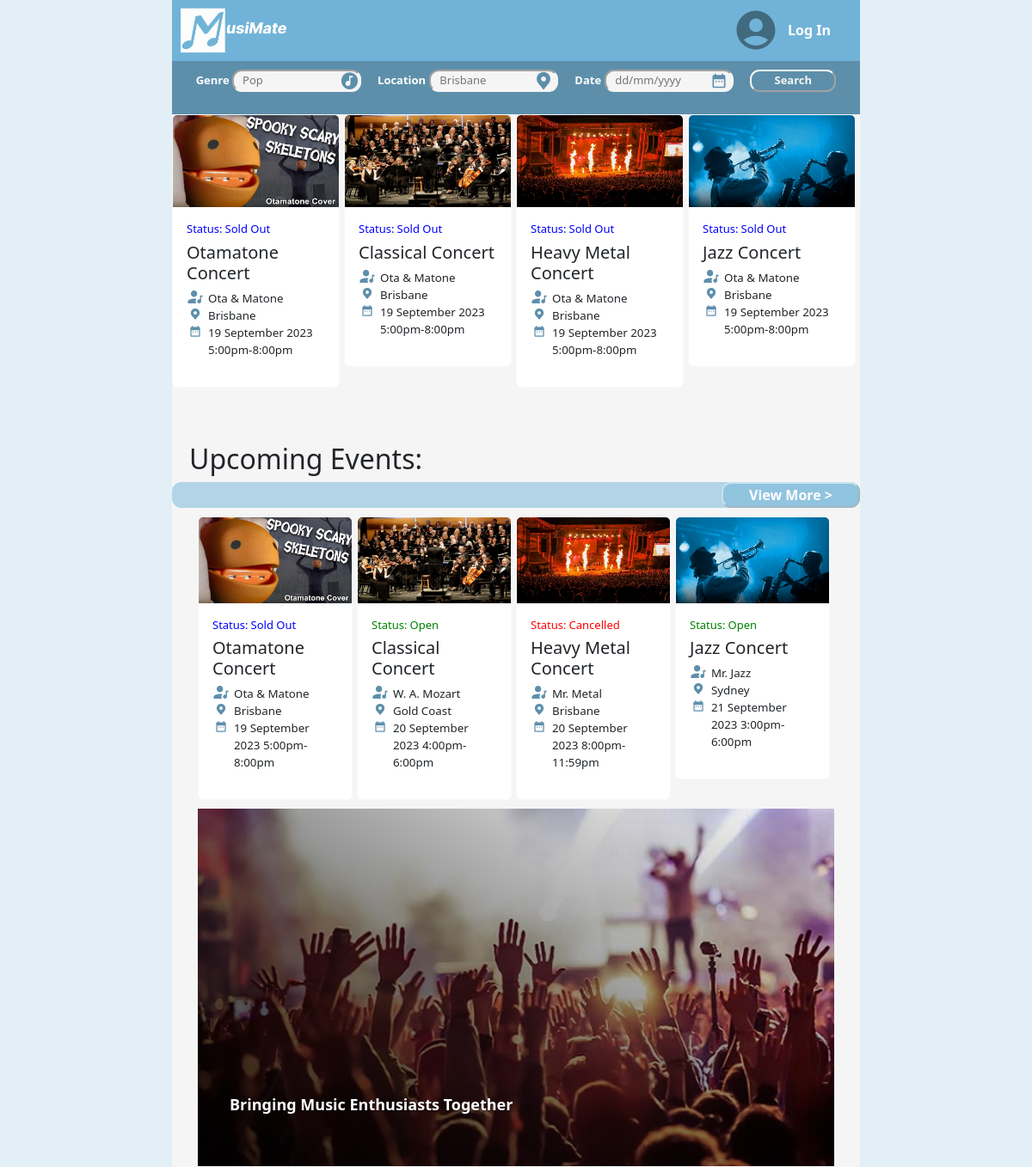
Before: / (upper part) with the older database file.
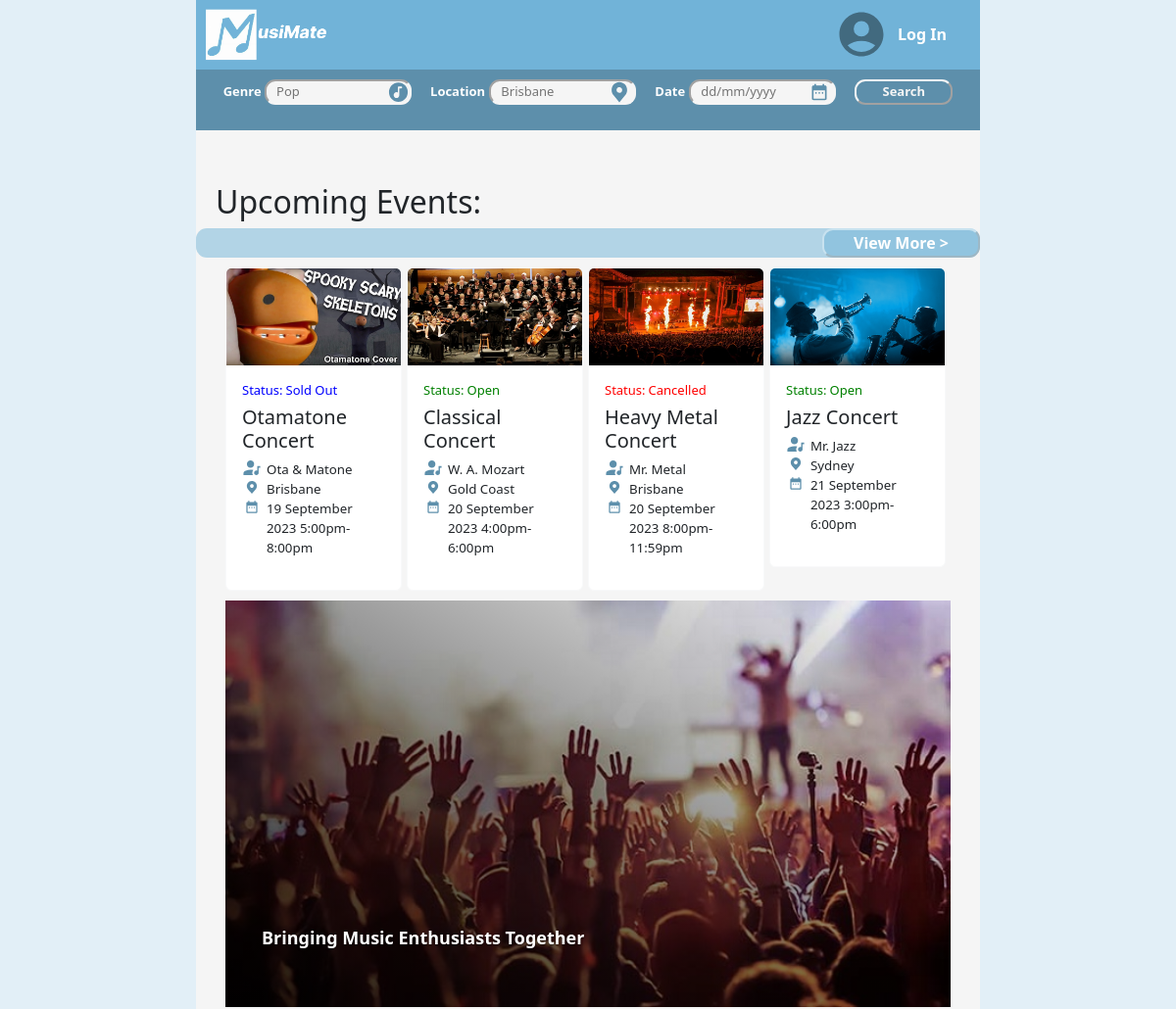
After: the same page with the newer database file.
### musimate/models.py (models this page shows, shortened)
class Event(db.Model):
    __tablename__ = 'events'
    id = db.Column(db.Integer, primary_key=True)
    name = db.Column(db.String(80))
    description = db.Column(db.String(200))
    image = db.Column(db.String(400))
    currency = db.Column(db.String(3))
    comments = db.relationship('Comment', backref='event')

### musimate/views.py (the view)
@mainbp.route('/')
def index():
    events = db.session.scalars(db.select(Event)).all()
    return render_template('index.html', events=events)

### musimate/templates/index.html (shortened to what this page needs)
{% extends 'base.html' %}
{% block content %}
         <div class="card-group">
            {% for event in events %}
            <div class="col-lg-3 col-md-4 col-sm-6 lastCard">
               <a href="{{ url_for('event.show', id=event.id) }}" style="text-decoration:none">
                  <div class="card border-light">
                     <img class="card-img-top" src="{{ event.image }}" alt="Card image" style="width:100%">
                     <div class="card-body">
                        <row class="row">
                           <div class="d-flex justify-content-left">
                              <div>
                                 <p class="cardDetails"
                                    style="font-size:small; margin-bottom:5px; color: blue;"> Status:</p>
                              </div>
                              <div>
                                 <p class="cardDetails" id="status"
                                    style="font-size: small; margin-left:3px; margin-bottom:5px; color: blue;">
                                    Sold Out</p>
                              </div>
                           </div>
                        </row>
                        <h5 class="card-title">{{ event.name }}</h5>
                        <row class="row">
                           <div class="d-flex justify-content-left">
                              <div>
                                 <img src="static/svg/artist.svg" class="cardIcons">
                              </div>
                              <div>
                                 <p class="cardDetails" id="artist" style="margin:auto;">Ota & Matone</p>
                              </div>
                           </div>
                        </row>
                        <row class="row">
                           <div class="d-flex justify-content-left">
                              <div>
                                 <img src="static/svg/location.svg" class="cardIcons">
                              </div>
                              <div>
                                 <p class="cardDetails" id="location" style="margin:auto;">Brisbane</p>
                              </div>
                           </div>
                        </row>
                        <row class="row">
                           <div class="d-flex justify-content-left">
                              <div>
                                 <img src="static/svg/date.svg" class="cardIcons">
                              </div>
                              <div>
                                 <p class="cardDetails" id="startDate">19 September 2023 5:00pm-8:00pm</p>
                              </div>
                           </div>
                        </row>
                     </div>
                  </div>
               </a>
            </div>
            {% endfor %}
         </div>
      </div>
      <div class="main">
         <br>
         <h2 style="margin-left: 20px;">Upcoming Events:</h2>
         <div class="break">
            <div class="d-flex justify-content-end">
               <button class="breakButton" id="viewMore">View More ></button>
            </div>
         </div>
         <div class="padding">
            <div class="row">
               <div class="card-group">
                  <div class="col-lg-3 col-md-4 col-sm-6 lastCard">
                     <a href="EventDetails.html" style="text-decoration:none">
                        <div class="card border-light">
                           <img class="card-img-top" src="static/image/otamatone.jpg" alt="Card image" style="width:100%">
                           <div class="card-body">
                              <row class="row">
                                 <div class="d-flex justify-content-left">
                                    <div>
                                       <p class="cardDetails"
                                          style="font-size:small; margin-bottom:5px; color: blue;"> Status:</p>
                                    </div>
                                    <div>
                                       <p class="cardDetails" id="status"
                                          style="font-size: small; margin-left:3px; margin-bottom:5px; color: blue;">
                                          Sold Out</p>
                                    </div>
                                 </div>
                              </row>
                              <h5 class="card-title">Otamatone Concert</h5>
                              <row class="row">
                                 <div class="d-flex justify-content-left">
                                    <div>
                                       <img src="static/svg/artist.svg" class="cardIcons">
                                    </div>
                                    <div>
                                       <p class="cardDetails" id="artist" style="margin:auto;">Ota & Matone</p>
                                    </div>
                                 </div>
                              </row>
                              <row class="row">
                                 <div class="d-flex justify-content-left">
                                    <div>
                                       <img src="static/svg/location.svg" class="cardIcons">
                                    </div>
                                    <div>
                                       <p class="cardDetails" id="location" style="margin:auto;">Brisbane</p>
                                    </div>
                                 </div>
                              </row>
                              <row class="row">
                                 <div class="d-flex justify-content-left">
                                    <div>
                                       <img src="static/svg/date.svg" class="cardIcons">
                                    </div>
                                    <div>
                                       <p class="cardDetails" id="startDate">19 September 2023 5:00pm-8:00pm</p>
                                    </div>
                                 </div>
                              </row>
                           </div>
                        </div>
                     </a>
                  </div>
                  <div class="col-lg-3 col-md-4 col-sm-6 hiddenTiny">
                     <a href="EventDetails.html" style="text-decoration:none">
                        <div class="card border-light">
                           <img class="card-img-top" src="static/image/event2.jpg" alt="Card image" style="width:100%">
                           <div class="card-body">
                              <row class="row">
                                 <div class="d-flex justify-content-left">
                                    <div>
                                       <p class="cardDetails"
                                          style="font-size:small; margin-bottom:5px; color: green;"> Status:</p>
                                    </div>
                                    <div>
                                       <p class="cardDetails" id="status"
                                          style="font-size: small; margin-left:3px; margin-bottom:5px; color: green;">
                                          Open</p>
                                    </div>
                                 </div>
                              </row>
                              <h5 class="card-title">Classical Concert</h5>
                              <row class="row">
                                 <div class="d-flex justify-content-left">
                                    <div>
                                       <img src="static/svg/artist.svg" class="cardIcons">
                                    </div>
                                    <div>
                                       <p class="cardDetails" id="artist" style="margin:auto;">W. A. Mozart</p>
                                    </div>
                                 </div>
                              </row>
                              <row class="row">
                                 <div class="d-flex justify-content-left">
                                    <div>
                                       <img src="static/svg/location.svg" class="cardIcons">
                                    </div>
                                    <div>
                                       <p class="cardDetails" id="location" style="margin:auto;">Gold Coast</p>
                                    </div>
                                 </div>
                              </row>
                              <row class="row">
                                 <div class="d-flex justify-content-left">
                                    <div>
                                       <img src="static/svg/date.svg" class="cardIcons">
                                    </div>
                                    <div>
                                       <p class="cardDetails" id="startDate">20 September 2023 4:00pm-6:00pm</p>
                                    </div>
                                 </div>
                              </row>
                           </div>
                        </div>
                     </a>
                  </div>
                  <div class="col-lg-3 col-md-4 hiddenSmall">
                     <a href="EventDetails.html" style="text-decoration:none">
                        <div class="card border-light">
                           <img class="card-img-top" src="static/image/event3.jpg" alt="Card image" style="width:100%">
                           <div class="card-body">
                              <row class="row">
                                 <div class="d-flex justify-content-left">
                                    <div>
                                       <p class="cardDetails"
                                          style="font-size:small; margin-bottom:5px; color: red;"> Status:</p>
                                    </div>
                                    <div>
                                       <p class="cardDetails" id="status"
                                          style="font-size: small; margin-left:3px; margin-bottom:5px; color: red;">
                                          Cancelled</p>
                                    </div>
                                 </div>
                              </row>
                              <h5 class="card-title">Heavy Metal Concert</h5>
                              <row class="row">
                                 <div class="d-flex justify-content-left">
                                    <div>
                                       <img src="static/svg/artist.svg" class="cardIcons">
                                    </div>
                                    <div>
                                       <p class="cardDetails" id="artist" style="margin:auto;">Mr. Metal</p>
                                    </div>
                                 </div>
                              </row>
                              <row class="row">
                                 <div class="d-flex justify-content-left">
                                    <div>
                                       <img src="static/svg/location.svg" class="cardIcons">
                                    </div>
                                    <div>
                                       <p class="cardDetails" id="location" style="margin:auto;">Brisbane</p>
                                    </div>
                                 </div>
                              </row>
                              <row class="row">
                                 <div class="d-flex justify-content-left">
                                    <div>
                                       <img src="static/svg/date.svg" class="cardIcons">
                                    </div>
                                    <div>
                                       <p class="cardDetails" id="startDate">20 September 2023 8:00pm-11:59pm</p>
                                    </div>
                                 </div>
                              </row>
                           </div>
                        </div>
                     </a>
                  </div>
                  <div class="col-lg-3 hiddenMedium">
                     <a href="EventDetails.html" style="text-decoration:none">
                        <div class="card border-light">
                           <img class="card-img-top" src="static/image/event4.png" alt="Card image" style="width:100%">
                           <div class="card-body">
                              <row class="row">
                                 <div class="d-flex justify-content-left">
                                    <div>
                                       <p class="cardDetails"
                                          style="font-size:small; margin-bottom:5px; color: green;"> Status:</p>
                                    </div>
                                    <div>
                                       <p class="cardDetails" id="status"
                                          style="font-size: small; margin-left:3px; margin-bottom:5px; color: green;">
                                          Open</p>
                                    </div>
                                 </div>
                              </row>
                              <h5 class="card-title">Jazz Concert</h5>
                              <row class="row">
                                 <div class="d-flex justify-content-left">
                                    <div>
                                       <img src="static/svg/artist.svg" class="cardIcons">
                                    </div>
                                    <div>
                                       <p class="cardDetails" id="artist" style="margin:auto;">Mr. Jazz</p>
                                    </div>
                                 </div>
                              </row>
                              <row class="row">
                                 <div class="d-flex justify-content-left">
                                    <div>
                                       <img src="static/svg/location.svg" class="cardIcons">
                                    </div>
                                    <div>
                                       <p class="cardDetails" id="location" style="margin:auto;">Sydney</p>
                                    </div>
                                 </div>
                              </row>
                              <row class="row">
                                 <div class="d-flex justify-content-left">
                                    <div>
                                       <img src="static/svg/date.svg" class="cardIcons">
                                    </div>
                                    <div>
                                       <p class="cardDetails" id="startDate">21 September 2023 3:00pm-6:00pm</p>
                                    </div>
                                 </div>
                              </row>
                           </div>
                        </div>
                     </a>
                  </div>
               </div>
            </div>
            <div id="carousel" class="carousel slide" data-bs-ride="carousel">
               <div class="carousel-inner">
                  <div class="carousel-item active">
                     <img src="static/image/music1.jpg" class="d-block w-100" alt="Audience at a concert">
                     <div class="carousel-content">
                        <p>Bringing Music Enthusiasts Together</p>
                     </div>
                  </div>
               </div>
            </div>
         </div>
         <br>
      </div>
{% endblock %}

Changed rows visible on the page:
removed Event: image (picture), name "Otamatone Concert"
removed Event: image (picture), name "Classical Concert"
removed Event: image (picture), name "Heavy Metal Concert"
removed Event: image (picture), name "Jazz Concert"
